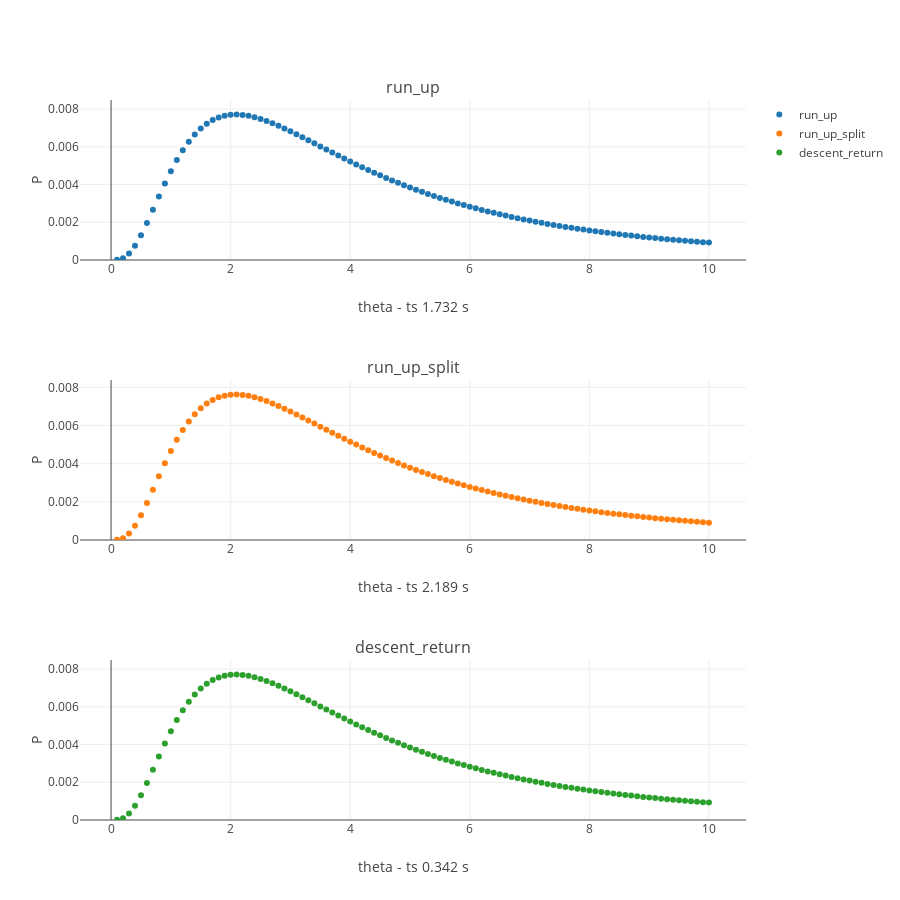

Notebook code cell kept with this figure:
### Markdown cell above
### Test

### Code cell
func_names= ['run_up','run_up_split']
func_names= ['run_up','run_up_split','descent_return']
funcs= [
        runUp_balance,
        run_unique_combine,
        Descent_return
       ]

range_theta= np.linspace(0.1,10,100)

plot_rec_InfSites(point_up,root_lib,funcs,func_names,range_theta,height= 900)
